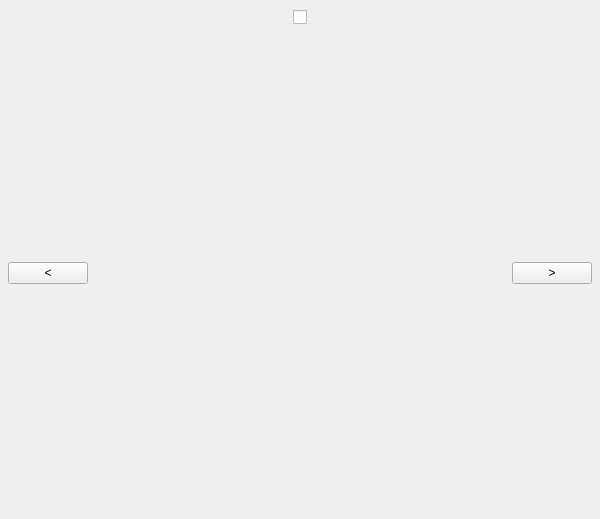
<?xml version="1.0" encoding="UTF-8"?>
<ui version="4.0">
 <class>CheckSurfaceRoiWidgetClass</class>
 <widget class="QWidget" name="CheckSurfaceRoiWidgetClass">
  <property name="geometry">
   <rect>
    <x>0</x>
    <y>0</y>
    <width>600</width>
    <height>519</height>
   </rect>
  </property>
  <property name="windowTitle">
   <string>CheckSurfaceRoiWidget</string>
  </property>
  <layout class="QVBoxLayout" name="verticalLayout" stretch="0,1">
   <property name="spacing">
    <number>3</number>
   </property>
   <property name="leftMargin">
    <number>6</number>
   </property>
   <property name="topMargin">
    <number>6</number>
   </property>
   <property name="rightMargin">
    <number>6</number>
   </property>
   <property name="bottomMargin">
    <number>6</number>
   </property>
   <item>
    <layout class="QHBoxLayout" name="horizontalLayout_2" stretch="0,0,0">
     <property name="leftMargin">
      <number>2</number>
     </property>
     <property name="topMargin">
      <number>2</number>
     </property>
     <property name="rightMargin">
      <number>2</number>
     </property>
     <property name="bottomMargin">
      <number>2</number>
     </property>
     <item>
      <spacer name="horizontalSpacer">
       <property name="orientation">
        <enum>Qt::Horizontal</enum>
       </property>
       <property name="sizeHint" stdset="0">
        <size>
         <width>40</width>
         <height>20</height>
        </size>
       </property>
      </spacer>
     </item>
     <item>
      <widget class="QCheckBox" name="check_product_surface">
       <property name="text">
        <string/>
       </property>
      </widget>
     </item>
     <item>
      <spacer name="horizontalSpacer_2">
       <property name="orientation">
        <enum>Qt::Horizontal</enum>
       </property>
       <property name="sizeHint" stdset="0">
        <size>
         <width>40</width>
         <height>20</height>
        </size>
       </property>
      </spacer>
     </item>
    </layout>
   </item>
   <item>
    <layout class="QHBoxLayout" name="horizontalLayout" stretch="0,1,0">
     <property name="leftMargin">
      <number>2</number>
     </property>
     <property name="topMargin">
      <number>2</number>
     </property>
     <property name="rightMargin">
      <number>2</number>
     </property>
     <property name="bottomMargin">
      <number>2</number>
     </property>
     <item>
      <widget class="QPushButton" name="btn_last">
       <property name="text">
        <string>&lt;</string>
       </property>
      </widget>
     </item>
     <item>
      <widget class="RoiWidget" name="roi_widget" native="true">
       <property name="sizePolicy">
        <sizepolicy hsizetype="Expanding" vsizetype="Expanding">
         <horstretch>0</horstretch>
         <verstretch>0</verstretch>
        </sizepolicy>
       </property>
      </widget>
     </item>
     <item>
      <widget class="QPushButton" name="btn_next">
       <property name="text">
        <string>&gt;</string>
       </property>
      </widget>
     </item>
    </layout>
   </item>
  </layout>
 </widget>
 <layoutdefault spacing="6" margin="11"/>
 <customwidgets>
  <customwidget>
   <class>RoiWidget</class>
   <extends>QWidget</extends>
   <header>roiwidget.h</header>
   <container>1</container>
  </customwidget>
 </customwidgets>
 <resources/>
 <connections/>
</ui>
